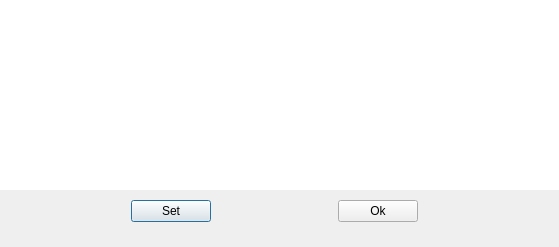
<?xml version="1.0" encoding="UTF-8"?>
<ui version="4.0">
 <class>LimitsDlg</class>
 <widget class="QDialog" name="LimitsDlg">
  <property name="geometry">
   <rect>
    <x>0</x>
    <y>0</y>
    <width>559</width>
    <height>247</height>
   </rect>
  </property>
  <property name="windowTitle">
   <string>Limits</string>
  </property>
  <layout class="QVBoxLayout" name="verticalLayout">
   <property name="spacing">
    <number>6</number>
   </property>
   <property name="leftMargin">
    <number>0</number>
   </property>
   <property name="topMargin">
    <number>0</number>
   </property>
   <property name="rightMargin">
    <number>0</number>
   </property>
   <property name="bottomMargin">
    <number>20</number>
   </property>
   <item>
    <widget class="QTableWidget" name="tableWidget">
     <property name="styleSheet">
      <string notr="true">border:none;</string>
     </property>
    </widget>
   </item>
   <item>
    <layout class="QHBoxLayout">
     <property name="spacing">
      <number>6</number>
     </property>
     <property name="leftMargin">
      <number>10</number>
     </property>
     <property name="topMargin">
      <number>0</number>
     </property>
     <property name="rightMargin">
      <number>10</number>
     </property>
     <property name="bottomMargin">
      <number>0</number>
     </property>
     <item>
      <spacer name="horizontalSpacer">
       <property name="orientation">
        <enum>Qt::Horizontal</enum>
       </property>
       <property name="sizeHint" stdset="0">
        <size>
         <width>40</width>
         <height>20</height>
        </size>
       </property>
      </spacer>
     </item>
     <item>
      <widget class="QPushButton" name="okButton">
       <property name="text">
        <string>Set</string>
       </property>
      </widget>
     </item>
     <item>
      <spacer name="horizontalSpacer_2">
       <property name="orientation">
        <enum>Qt::Horizontal</enum>
       </property>
       <property name="sizeHint" stdset="0">
        <size>
         <width>40</width>
         <height>20</height>
        </size>
       </property>
      </spacer>
     </item>
     <item>
      <widget class="QPushButton" name="cancelButton">
       <property name="text">
        <string>Ok</string>
       </property>
      </widget>
     </item>
     <item>
      <spacer>
       <property name="orientation">
        <enum>Qt::Horizontal</enum>
       </property>
       <property name="sizeHint" stdset="0">
        <size>
         <width>131</width>
         <height>31</height>
        </size>
       </property>
      </spacer>
     </item>
    </layout>
   </item>
  </layout>
 </widget>
 <resources/>
 <connections>
  <connection>
   <sender>cancelButton</sender>
   <signal>clicked()</signal>
   <receiver>LimitsDlg</receiver>
   <slot>reject()</slot>
   <hints>
    <hint type="sourcelabel">
     <x>411</x>
     <y>221</y>
    </hint>
    <hint type="destinationlabel">
     <x>179</x>
     <y>282</y>
    </hint>
   </hints>
  </connection>
 </connections>
</ui>
